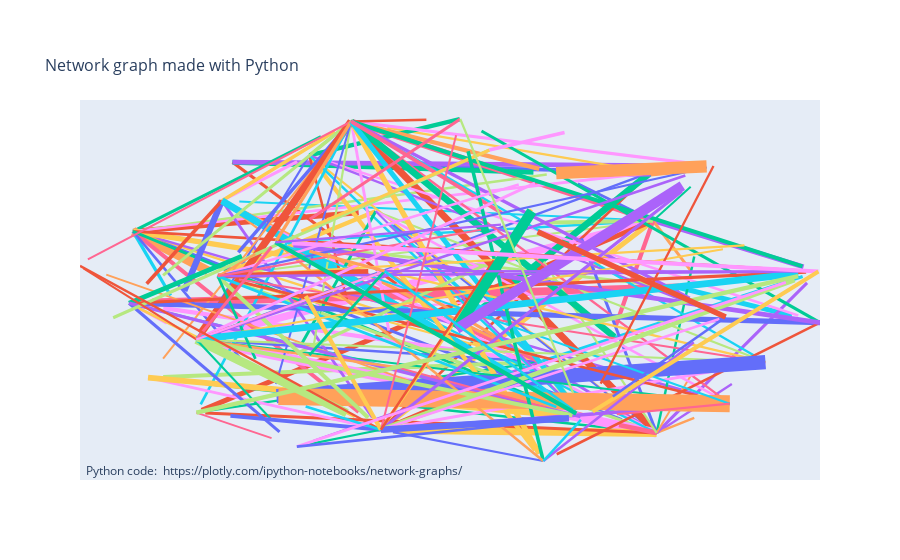

Notebook source saved alongside this figure:
### Code cell
fig = go.Figure(edge_traces,
             layout=go.Layout(
                title='<br>Network graph made with Python',
                titlefont_size=16,
                showlegend=False,
                #hovermode='closest',
                 
                #margin=dict(b=20,l=5,r=5,t=40),
                annotations=[ dict(
                    text="Python code: <a href='https://plotly.com/ipython-notebooks/network-graphs/'> https://plotly.com/ipython-notebooks/network-graphs/</a>",
                    showarrow=False,
                    xref="paper", yref="paper",
                    x=0.005, y=-0.002 ) ],
                xaxis=dict(showgrid=False, zeroline=False, showticklabels=False),
                yaxis=dict(showgrid=False, zeroline=False, showticklabels=False))
                )
fig.show()
